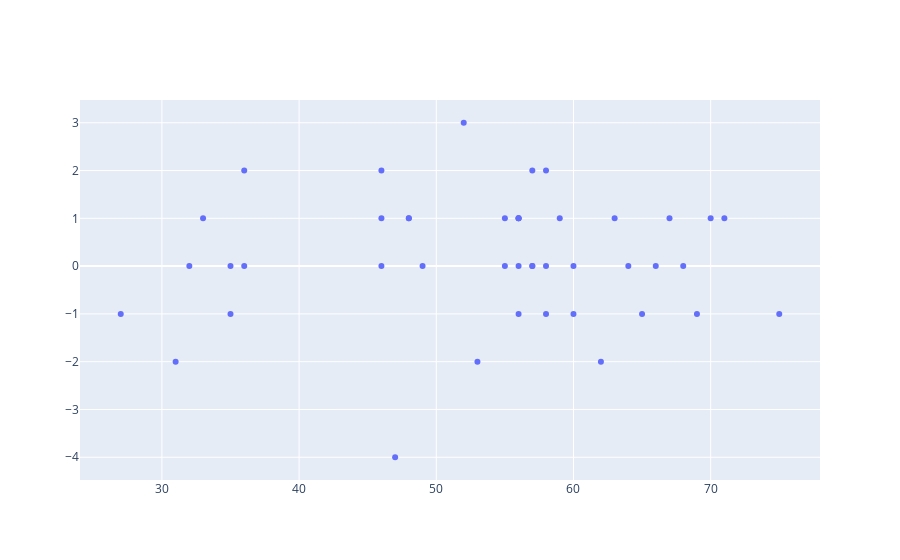

The notebook cell saved with this chart:
### Code cell
slidertext = 'Show last x halftimes'
nrGames = st.sidebar.slider(slidertext, max_value=len(
    df4Complete), value=len(df4Complete), step=2)

# change rows of df depending on userinput
df4Complete = df4Complete[:nrGames]
df4Complete = df4Complete.sort_values("Date", ascending=False)
df4Complete = df4Complete.round(1)

df4Complete[['xG', 'A_xG', 'G-H', 'G-A', 'BP-H', 'BP-A', 'GA-H', 'GA-A', 'SoG-H', 'SoG-A',  'xPTS', 'A_xPTS']] = df4Complete[['xG',
                                                                                                                              'A_xG', 'G-H', 'G-A', 'BP-H', 'BP-A', 'GA-H', 'GA-A', 'SoG-H', 'SoG-A',  'xPTS', 'A_xPTS']].apply(pd.to_numeric, errors='coerce', axis=1)

df4Complete_show = df4Complete[['Home', 'Opponent', 'IsHome', 'R', 'xG', 'A_xG', 'G-H', 'G-A', 'BP-H', 'BP-A', 'GA-H', 'GA-A',
                                'SoG-H', 'SoG-A',  'xPTS', 'A_xPTS', 'Date']]


# create df for visualizing
df4CompleteGraph = df4Complete.copy()

df4CompleteGraph["SoG-H-SoG-A"] = df4CompleteGraph["SoG-H"] - \
    df4CompleteGraph["SoG-A"]
df4CompleteGraph["SoG-H-SoG-A"] = df4CompleteGraph["SoG-H-SoG-A"].clip(
    lower=0)

df4CompleteGraph["SoG-A-SoG-H"] = df4CompleteGraph["SoG-A"] - \
    df4CompleteGraph["SoG-H"]
df4CompleteGraph["SoG-A-SoG-H"] = df4CompleteGraph["SoG-A-SoG-H"].clip(
    lower=0)

figScatter = go.Figure(data=go.Scatter(x=df4CompleteGraph['BP-H'],
    y=df4CompleteGraph['GoalDiff'], mode='markers', ))

# figScatter = px.scatter(
#     df4CompleteGraph,  # .query(f'Date.between{end_date}'),
#     x=df4CompleteGraph['BP-H'],
#     y=df4CompleteGraph['GoalDiff'],
#     color="timestamp",
#     size="SoG-H-SoG-A",
#     text="Opponent",
#     width=widthfig,
#     # height=heightfig,
#     # title="SoGH-SoGA - Halftimes",
#     # color_continuous_scale= 'Viridis',
#     # color_discrete_map={"W": "green", "D": "gray", "L": "red"}

#     # facet_row="time", # makes seperate plot for value
#     # a="histogram",
# ).update_traces(textposition='middle right')
# figScatter.update_xaxes(range=[5, 95])
# figScatter.update_layout(
#     title_text='Halftimes: Shots on Goal - Shots on Goal Opponent', title_x=0.5,
#     yaxis=dict(
#         tickmode='linear',
#         tick0=1,
#         dtick=1,
#         title="Goal difference"
#     ))

# %%
figScatter

### Figure 1 — Plotly figure (JSON) as saved in the notebook; plotly's stock layout.template omitted (floating-point values rounded to 4 significant figures)
{"data": [{"mode": "markers", "type": "scatter", "x": [59, 55, 46, 68, 35, 55, 56, 46, 57, 57, 69, 71, 48, 58, 56, 66, 33, 57, 36, 32, 60, 62, 31, 35, 48, 36, 47, 27, 53, 49, 67, 75, 58, 60, 64, 56, 58, 70, 56, 56, 65, 63, 52, 46], "y": [1, 0, 2, 0, -1, 1, -1, 0, 0, 2, -1, 1, 1, 0, 1, 0, 1, 0, 0, 0, -1, -2, -2, 0, 1, 2, -4, -1, -2, 0, 1, -1, -1, 0, 0, 1, 2, 1, 0, 1, -1, 1, 3, 1]}], "layout": {}}
